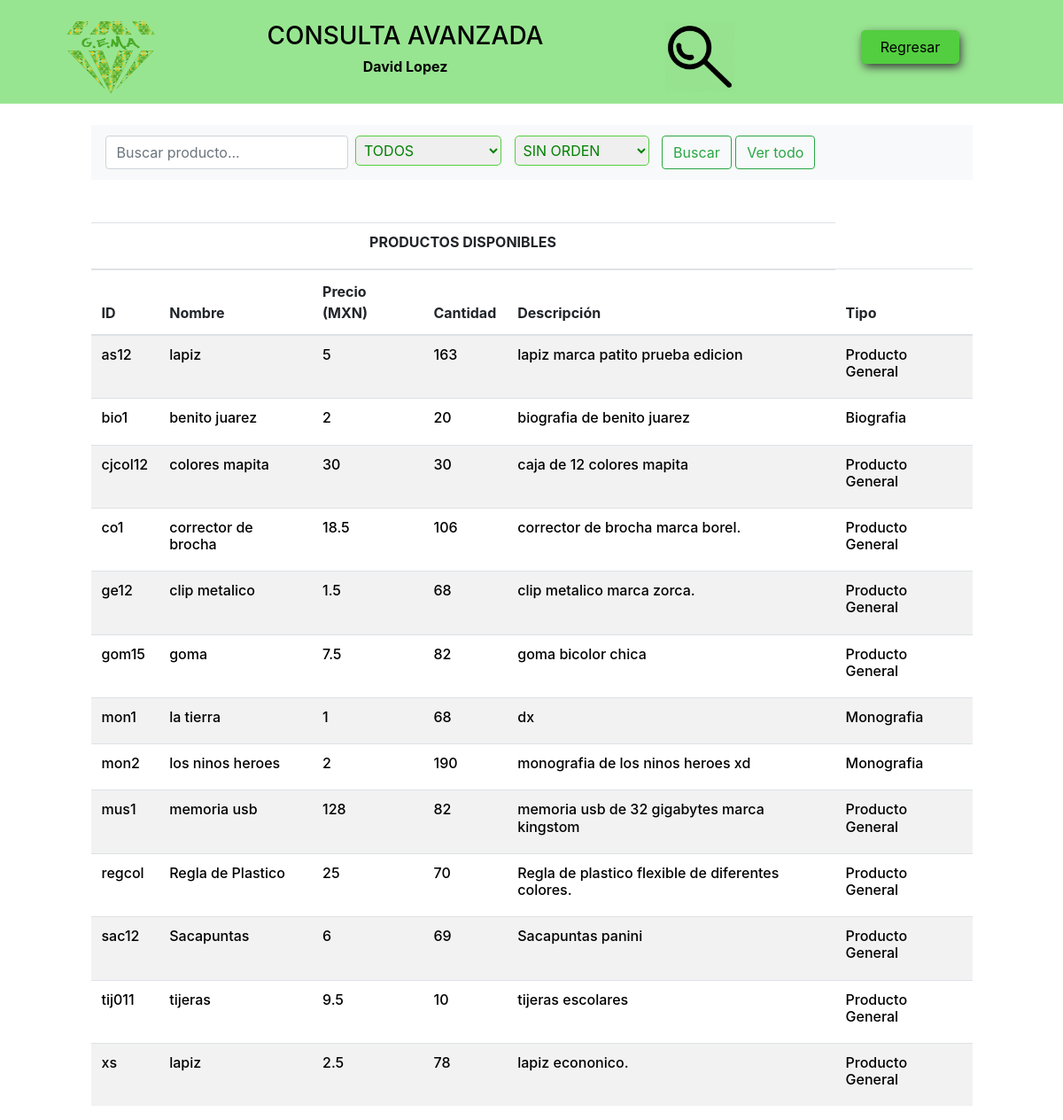
The page /consulta_avan.php (signed in) on the database its author committed.
### tables this page shows
CREATE TABLE `productos` (
  `nombre_producto` varchar(50) NOT NULL,
  `precio_producto` float NOT NULL,
  `cantidad_producto` int(20) NOT NULL,
  `descripcion_producto` varchar(300) NOT NULL,
  `id_producto` varchar(10) NOT NULL,
  `id_tipoproducto` varchar(30) NOT NULL
);

CREATE TABLE `diccionario_de_productos` (
  `id_tipoproducto` varchar(10) NOT NULL,
  `caracteristica` varchar(100) NOT NULL
);

### consulta_avan.php (the view, shortened to what this page needs)
<?php
require("conexion_bd.php");
if($_SESSION['autentico']!="yes"){
	header("Location: login.php");
	exit();
}
else{
    $nombre_usuario=$_SESSION['nombre_usuario'];
}
?>
<!DOCTYPE html>
<html lang="en">
<html>
	<head>
		<link rel="stylesheet" type="text/css" href="css/estilos.css">
		<link rel="stylesheet" type="text/css" href="css/bootstrap.min.css">
	</head>
	<body>
		<header>
			<div class="container">
				<div class="main row">
					<div class="col-xs-12 col-sm-3 col-md-2">
						<br>
						<center>
						<img src="imagenes_GEMA/logo1.png" width="100" heigth="110">
						</center>
					</div>
					<div class="col-xs-12 col-sm-6 col-md-5">
					<center>
						<br>
						<h3>CONSULTA AVANZADA</h3>
						<h6><?php echo "<strong>".$nombre_usuario."</strong>"; ?></h6>
						<br>
					</div>
					<div class="col-xs-12 col-sm-3 col-md-2">
						<center>
						<br>
						<img src="imagenes_GEMA/lup2.png" width="80" heigth="90">
						</center>
					</div>
					<div class="col-xs-12 col-sm-12 col-md-3">
						<form method="POST">
						   <center>
							<br>
							<button id="cerrar" type="submit" name="regresar">Regresar</button>
						   </center>
						</form>
					</div>
				</div>
			</div>
		</header>
		<div class="row">
			<div class="col-xs-12 col-sm-1 col-md-1">
			</div>
			<div class="col-xs-12 col-sm-10 col-md-10">
			<br>
				<nav class="navbar navbar-light bg-light">
					  <form class="form-inline" method="POST">
					  <center>
					    <input class="form-control mr-sm-1" type="search" placeholder="Buscar producto..." aria-label="Search" name="valor" autocomplete="off">
					    <select id="select" name="tipo">
					    	<option>TODOS</option>
						</select>
						<select id="select" name="por">
					    	<option value="id_producto">SIN ORDEN</option>
						</select>
					    <button class="btn btn-outline-success my-2 my-sm-1" type="submit" name="buscador">Buscar</button>
					    <button class="btn btn-outline-success my-2 my-sm-1" type="submit" name="ver_todo">Ver todo</button>
					  </center>
					  </form>
				</nav>
				<br>
			</div>
			<div class="col-xs-12 col-sm-1 col-md-1">
			</div>
		</div>
		<div class="row">
			<div class="col-xs-12 col-sm-1 col-md-1">
			</div>
			<div class="col-xs-12 col-sm-10 col-md-10">
			<br>
	<?php if(isset($_POST['buscador'])){
		$buscador=$_POST['valor'];
		$opcion=$_POST['tipo'];
		$order_by=$_POST['por'];
		$id_obten=1;
		$obten_tipo=mysqli_query($conexion, "SELECT * from diccionario_de_productos where caracteristica='$opcion';");
		while($dato_id=mysqli_fetch_array($obten_tipo)){
			$id_obten=$dato_id['id_tipoproducto'];
		}
		if($id_obten===1){
			?>
			<table class="table table-striped">
				  <thead>
				  	<tr>
						<th colspan="5"><h6 class="wordinicio"><center><strong>PRODUCTOS ENCONTRADOS</strong></center><h6></td>
					</tr>
				    <tr>
				      <th scope="col">ID</th>
				      <th scope="col">Nombre</th>
				      <th scope="col">Precio (MXN)</th>
				      <th scope="col">Cantidad</th>
				      <th scope="col">Descripción</th>
				      <th scope="col">Tipo</th>
				    </tr>
				  </thead>
				  <tbody>
				  <?php
				  $resultado=mysqli_query($conexion, "SELECT * from productos where id_producto='$buscador' OR nombre_producto='$buscador' OR id_producto LIKE'$buscador%' OR nombre_producto LIKE '$buscador%' ORDER BY $order_by ASC;");
			      while($datos=mysqli_fetch_array($resultado)){
			      ?>
				    <tr>
				      <th scope="row"><?php echo "<h6 id='wordinicio'>".$datos['id_producto']."</h6>";?></th>
				      <td><?php echo "<h6 id='wordinicio'>".$datos['nombre_producto']."</h6>";?></td>
				      <td><?php echo "<h6 id='wordinicio'>".$datos['precio_producto']."</h6>";?></td>
				      <td><?php
				      if($datos['cantidad_producto']>0){
				      	echo "<h6 id='wordinicio'>".$datos['cantidad_producto']."</h6>";
				      }
				      else{
				      	echo "<h6 id='wordalert'>".$datos['cantidad_producto']."</h6>";
				      }
				      ?></td>
				      <td><?php echo "<h6 id='wordinicio'>".$datos['descripcion_producto']."</h6>";?></td>
				      <?php
				      $valor_id=$datos['id_tipoproducto'];
				      $resultado_ca=mysqli_query($conexion, "SELECT * from diccionario_de_productos where id_tipoproducto='$valor_id'");
				      		while($datos_ca=mysqli_fetch_array($resultado_ca)){
				      ?>
				      <td><?php echo "<h6 id='wordinicio'>".$datos_ca['caracteristica']."</h6>";?></td>
				      <?php
				  		}
				      ?>
				    </tr>
				   <?php
				   }
				   ?>
				  </tbody>
				</table>
			<?php
		}
		else{
	?>
				<table class="table table-striped">
				  <thead>
				  	<tr>
						<th colspan="5"><h6 class="wordinicio"><center><strong>PRODUCTOS ENCONTRADOS</strong></center><h6></td>
					</tr>
				    <tr>
				      <th scope="col">ID</th>
				      <th scope="col">Nombre</th>
				      <th scope="col">Precio (MXN)</th>
				      <th scope="col">Cantidad</th>
				      <th scope="col">Descripción</th>
				      <th scope="col">Tipo</th>
				    </tr>
				  </thead>
				  <tbody>
				  <?php
			  	  $resultado=mysqli_query($conexion, "SELECT * from productos where (id_tipoproducto='$id_obten' AND id_producto='$buscador') OR (id_tipoproducto='$id_obten' AND nombre_producto='$buscador') OR (id_tipoproducto='$id_obten' AND id_producto LIKE'$buscador%') OR (id_tipoproducto='$id_obten' AND nombre_producto LIKE '$buscador%') ORDER BY $order_by ASC;");
			      while($datos=mysqli_fetch_array($resultado)){
			      ?>
				    <tr>
				      <th scope="row"><?php echo "<h6 id='wordinicio'>".$datos['id_producto']."</h6>";?></th>
				      <td><?php echo "<h6 id='wordinicio'>".$datos['nombre_producto']."</h6>";?></td>
				      <td><?php echo "<h6 id='wordinicio'>".$datos['precio_producto']."</h6>";?></td>
				      <td><?php
				      if($datos['cantidad_producto']>0){
				      	echo "<h6 id='wordinicio'>".$datos['cantidad_producto']."</h6>";
				      }
				      else{
				      	echo "<h6 id='wordalert'>".$datos['cantidad_producto']."</h6>";
				      }
				      ?></td>
				      <td><?php echo "<h6 id='wordinicio'>".$datos['descripcion_producto']."</h6>";?></td>
				      <?php
				      $resultado_ca=mysqli_query($conexion, "SELECT * from diccionario_de_productos where id_tipoproducto='$id_obten'");
				      		while($datos_ca=mysqli_fetch_array($resultado_ca)){
				      ?>
				      <td><?php echo "<h6 id='wordinicio'>".$datos_ca['caracteristica']."</h6>";?></td>
				      <?php
				  		}
				      ?>
				    </tr>
				   <?php
				   }
				   ?>
				  </tbody>
				</table>
	<?php
			}
		}
		else{
	?>
				<table class="table table-striped">
				  <thead>
				  	<tr>
						<th colspan="5"><h6 class="wordinicio"><center><strong>PRODUCTOS DISPONIBLES</strong></center><h6></td>
					</tr>
				    <tr>
				      <th scope="col">ID</th>
				      <th scope="col">Nombre</th>
				      <th scope="col">Precio (MXN)</th>
				      <th scope="col">Cantidad</th>
				      <th scope="col">Descripción</th>
				      <th scope="col">Tipo</th>
				    </tr>
				  </thead>
				  <tbody>
				  <?php
			      $resultado2=mysqli_query($conexion, "SELECT * from productos;");
			      while($datos2=mysqli_fetch_array($resultado2)){
			      ?>
				    <tr>
				      <th scope="row"><?php echo "<h6 id='wordinicio'>".$datos2['id_producto']."</h6>";?></th>
				      <td><?php echo "<h6 id='wordinicio'>".$datos2['nombre_producto']."</h6>";?></td>
				      <td><?php echo "<h6 id='wordinicio'>".$datos2['precio_producto']."</h6>";?></td>
				      <td><?php
				      if($datos2['cantidad_producto']>0){
				      	echo "<h6 id='wordinicio'>".$datos2['cantidad_producto']."</h6>";
				      }
				      else{
				      	echo "<h6 id='wordalert'>".$datos2['cantidad_producto']."</h6>";
				      }
				      ?></td>
				      <td><?php echo "<h6 id='wordinicio'>".$datos2['descripcion_producto']."</h6>";?></td>
				      <?php
				      $valor_id=$datos2['id_tipoproducto'];
				      $resultado_ca2=mysqli_query($conexion, "SELECT * from diccionario_de_productos WHERE id_tipoproducto='$valor_id'");
				      		while($datos_ca2=mysqli_fetch_array($resultado_ca2)){
				      ?>
				      <td><?php echo "<h6 id='wordinicio'>".$datos_ca2['caracteristica']."</h6>";?></td>
				      <?php
				  		}
				      ?>
				    </tr>
				   <?php
				   }
				   ?>
				  </tbody>
				</table>
		<?php
		}
		?>
			</div>
			<div class="col-xs-12 col-sm-1 col-md-1">
			</div>
		</div>
	</body>
</html>

### css/estilos.css (style rules this page uses)
#select { padding: 5px; border-radius: 5px; margin: 0px 10px 0px 0px; border: 1px solid #53ce40; color:green; }
#cerrar { background: #53ce40; display: block; margin: 10px auto; text-align: center; border: 2px solid #53ce40; padding: 5px 20px; outline: none; color: black; border-radius: 5px; cursor:pointer; box-shadow: 2px 4px 11px -1px rgba(48,43,48,1); }
header { background: #98e591; color:#000; }
#wordinicio { color:black; }

### rows shown on the page
productos: id_producto "as12", nombre_producto "lapiz", precio_producto "5", cantidad_producto "163", descripcion_producto "lapiz marca patito prueba edicion"
diccionario_de_productos: caracteristica "Producto General"
productos: id_producto "bio1", nombre_producto "benito juarez", precio_producto "2", cantidad_producto "20", descripcion_producto "biografia de benito juarez"
diccionario_de_productos: caracteristica "Biografia"
productos: id_producto "cjcol12", nombre_producto "colores mapita", precio_producto "30", cantidad_producto "30", descripcion_producto "caja de 12 colores mapita"
productos: id_producto "co1", nombre_producto "corrector de brocha", precio_producto "18.5", cantidad_producto "106", descripcion_producto "corrector de brocha marca borel."
productos: id_producto "ge12", nombre_producto "clip metalico", precio_producto "1.5", cantidad_producto "68", descripcion_producto "clip metalico marca zorca."
productos: id_producto "gom15", nombre_producto "goma", precio_producto "7.5", cantidad_producto "82", descripcion_producto "goma bicolor chica"
productos: id_producto "mon1", nombre_producto "la tierra", precio_producto "1", cantidad_producto "68", descripcion_producto "dx"
diccionario_de_productos: caracteristica "Monografia"
productos: id_producto "mon2", nombre_producto "los ninos heroes", precio_producto "2", cantidad_producto "190", descripcion_producto "monografia de los ninos heroes xd"
productos: id_producto "mus1", nombre_producto "memoria usb", precio_producto "128", cantidad_producto "82", descripcion_producto "memoria usb de 32 gigabytes marca kingstom"
productos: id_producto "regcol", nombre_producto "Regla de Plastico", precio_producto "25", cantidad_producto "70", descripcion_producto "Regla de plastico flexible de diferentes colores."
productos: id_producto "sac12", nombre_producto "Sacapuntas", precio_producto "6", cantidad_producto "69", descripcion_producto "Sacapuntas panini"
productos: id_producto "tij011", nombre_producto "tijeras", precio_producto "9.5", cantidad_producto "10", descripcion_producto "tijeras escolares"
productos: id_producto "xs", nombre_producto "lapiz", precio_producto "2.5", cantidad_producto "78", descripcion_producto "lapiz econonico."

### other values the page prints
$nombre_usuario "David Lopez"
